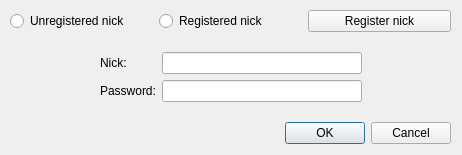
<?xml version="1.0" encoding="UTF-8"?>
<ui version="4.0">
 <class>uiProfileAdd</class>
 <widget class="QDialog" name="uiProfileAdd">
  <property name="geometry">
   <rect>
    <x>0</x>
    <y>0</y>
    <width>462</width>
    <height>155</height>
   </rect>
  </property>
  <property name="minimumSize">
   <size>
    <width>462</width>
    <height>155</height>
   </size>
  </property>
  <property name="maximumSize">
   <size>
    <width>462</width>
    <height>155</height>
   </size>
  </property>
  <property name="windowTitle">
   <string>Dialog</string>
  </property>
  <widget class="QWidget" name="verticalLayoutWidget">
   <property name="geometry">
    <rect>
     <x>10</x>
     <y>10</y>
     <width>441</width>
     <height>134</height>
    </rect>
   </property>
   <layout class="QVBoxLayout" name="verticalLayout">
    <item>
     <layout class="QHBoxLayout" name="horizontalLayout">
      <item>
       <widget class="QRadioButton" name="radioButton_unregistered_nick">
        <property name="text">
         <string>Unregistered nick</string>
        </property>
       </widget>
      </item>
      <item>
       <widget class="QRadioButton" name="radioButton_registered_nick">
        <property name="text">
         <string>Registered nick</string>
        </property>
       </widget>
      </item>
      <item>
       <widget class="QPushButton" name="pushButton_register_nick">
        <property name="text">
         <string>Register nick</string>
        </property>
       </widget>
      </item>
     </layout>
    </item>
    <item>
     <layout class="QHBoxLayout" name="horizontalLayout_2">
      <item>
       <spacer name="horizontalSpacer">
        <property name="orientation">
         <enum>Qt::Horizontal</enum>
        </property>
        <property name="sizeHint" stdset="0">
         <size>
          <width>40</width>
          <height>20</height>
         </size>
        </property>
       </spacer>
      </item>
      <item>
       <layout class="QFormLayout" name="formLayout">
        <property name="formAlignment">
         <set>Qt::AlignLeading|Qt::AlignLeft|Qt::AlignVCenter</set>
        </property>
        <item row="0" column="0">
         <widget class="QLabel" name="label_nick">
          <property name="text">
           <string>Nick:</string>
          </property>
         </widget>
        </item>
        <item row="1" column="0">
         <widget class="QLabel" name="label_password">
          <property name="text">
           <string>Password:</string>
          </property>
         </widget>
        </item>
        <item row="0" column="1">
         <widget class="QLineEdit" name="lineEdit_nick">
          <property name="minimumSize">
           <size>
            <width>200</width>
            <height>0</height>
           </size>
          </property>
          <property name="maxLength">
           <number>32</number>
          </property>
         </widget>
        </item>
        <item row="1" column="1">
         <widget class="QLineEdit" name="lineEdit_password">
          <property name="minimumSize">
           <size>
            <width>200</width>
            <height>0</height>
           </size>
          </property>
          <property name="echoMode">
           <enum>QLineEdit::Password</enum>
          </property>
         </widget>
        </item>
       </layout>
      </item>
      <item>
       <spacer name="horizontalSpacer_2">
        <property name="orientation">
         <enum>Qt::Horizontal</enum>
        </property>
        <property name="sizeHint" stdset="0">
         <size>
          <width>40</width>
          <height>20</height>
         </size>
        </property>
       </spacer>
      </item>
     </layout>
    </item>
    <item>
     <widget class="QDialogButtonBox" name="buttonBox">
      <property name="standardButtons">
       <set>QDialogButtonBox::Cancel|QDialogButtonBox::Ok</set>
      </property>
     </widget>
    </item>
   </layout>
  </widget>
 </widget>
 <resources/>
 <connections/>
</ui>
